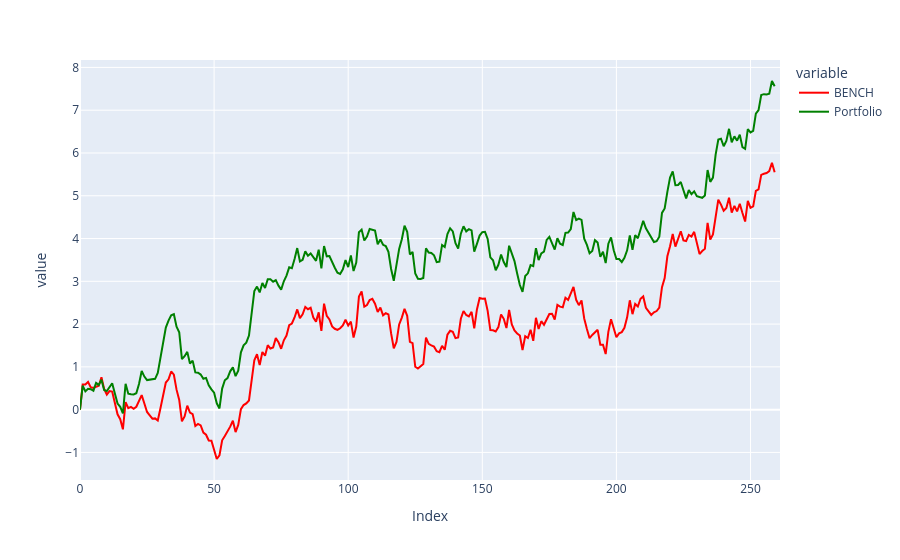

The code cell stored with this chart in its notebook:
### Code cell
#average returns per year
AnnualizedDf=final[["Date","BENCH","Money"]]
AnnualizedDf['Date'] = pd.to_datetime(AnnualizedDf['Date'])
AnnualizedDf['Year'] = AnnualizedDf['Date'].dt.year

YearList=AnnualizedDf["Year"].unique()
BENCHAnnualized=pd.DataFrame(columns=YearList)
StratAnnualized=pd.DataFrame(columns=YearList)



for year in YearList:
  compteurPerYear=0
  for i in AnnualizedDf.index:
    if AnnualizedDf.loc[i,"Year"]==year:
      if compteurPerYear==0:
        BENCHAnnualized.loc[compteurPerYear,year]=AnnualizedDf.loc[i,"BENCH"]
        StratAnnualized.loc[compteurPerYear,year]=AnnualizedDf.loc[i,"Money"]
      else :
        BENCHAnnualized.loc[compteurPerYear,year]=AnnualizedDf.loc[i,"BENCH"]/BENCHAnnualized.loc[0,year]*100-100
        StratAnnualized.loc[compteurPerYear,year]=AnnualizedDf.loc[i,"Money"]/StratAnnualized.loc[0,year]*100-100
      compteurPerYear+=1

for year in YearList:
  BENCHAnnualized.loc[0,year]=BENCHAnnualized.loc[0,year]/BENCHAnnualized.loc[0,year]*100-100
  StratAnnualized.loc[0,year]=StratAnnualized.loc[0,year]/StratAnnualized.loc[0,year]*100-100



BENCHAvg=[]
StratAvg=[]
for i in BENCHAnnualized.index:
  sumBENCH=0
  sumStrat=0
  for year in BENCHAnnualized.columns:
    sumBENCH+=BENCHAnnualized.loc[i,year]
    sumStrat+=StratAnnualized.loc[i,year]
  BENCHAvg.append(sumBENCH/len(YearList))
  StratAvg.append(sumStrat/len(YearList))

BENCHAnnualized=BENCHAnnualized.drop(columns=[2001,2024]) #you can also add 2002 and drop any columns that have an nan value
StratAnnualized=StratAnnualized.drop(columns=[2001,2024])

BENCHAvg=[]
StratAVG=[]

for i in BENCHAnnualized.index:
  sumBENCH=0
  sumStrat=0
  for year in BENCHAnnualized.columns:
    sumBENCH+=BENCHAnnualized.loc[i,year]
    sumStrat+=StratAnnualized.loc[i,year]
  BENCHAvg.append(sumBENCH/len(YearList))
  StratAVG.append(sumStrat/len(YearList))

dff = pd.DataFrame({"Index": (range(len(BENCHAvg))),"Portfolio": StratAVG,"BENCH": BENCHAvg})


fig = px.line(dff, x="Index", y=["BENCH","Portfolio"], color_discrete_map={"BENCH": "red","Portfolio": "green"})
fig.show()

### Figure 1 — Plotly figure (JSON) as saved in the notebook; plotly's stock layout.template omitted (floating-point values rounded to 4 significant figures; data arrays with more than 128 entries replaced by an {"elided": "..."} marker saying what was removed)
{"data": [{"hovertemplate": "variable=BENCH<br>Index=%{x}<br>value=%{y}<extra></extra>", "legendgroup": "BENCH", "line": {"color": "red", "dash": "solid"}, "marker": {"symbol": "circle"}, "mode": "lines", "name": "BENCH", "orientation": "v", "showlegend": true, "x": {"elided": "262 int values"}, "xaxis": "x", "y": {"elided": "262 float values"}, "yaxis": "y", "type": "scatter"}, {"hovertemplate": "variable=Portfolio<br>Index=%{x}<br>value=%{y}<extra></extra>", "legendgroup": "Portfolio", "line": {"color": "green", "dash": "solid"}, "marker": {"symbol": "circle"}, "mode": "lines", "name": "Portfolio", "orientation": "v", "showlegend": true, "x": {"elided": "262 int values"}, "xaxis": "x", "y": {"elided": "262 float values"}, "yaxis": "y", "type": "scatter"}], "layout": {"xaxis": {"anchor": "y", "domain": [0.0, 1.0], "title": {"text": "Index"}}, "yaxis": {"anchor": "x", "domain": [0.0, 1.0], "title": {"text": "value"}}, "legend": {"title": {"text": "variable"}, "tracegroupgap": 0}, "margin": {"t": 60}}}
